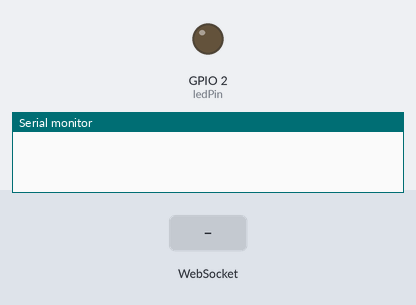
Recording of a sketch running on a simulated ESP32. Parts: output pins drawn as LEDs (lit = HIGH), the last lines printed to the serial monitor. The inputs (shaded band) are chosen by the test bench. WiFi joins after 1.5 s; servers stay silent unless stated.

Above: at 0.1 s.
At 3.2 s:
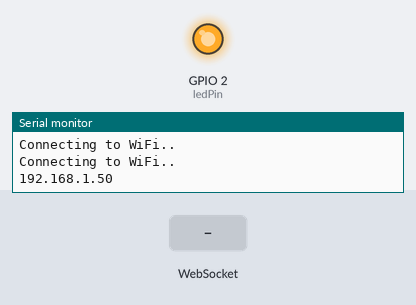
3.3 s: WebSocket text "1" received
4.8 s: WebSocket text "STATE" received
6.3 s: WebSocket text "0" received
Timing chart, 0 to 9.3 s (numbered marks = the images above; inputs shaded):
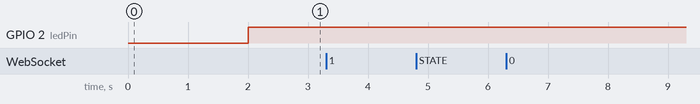

The sketch:

Esp32_Websocket.ino
```cpp
// (licence header left out)
// Board ESPino32

// Import required libraries
#include <WiFi.h>
#include <AsyncTCP.h>
#include <ESPAsyncWebServer.h>

// Replace with your network credentials
const char* ssid = "Your Wifi Name";
const char* password = "wifi pass";

bool ledState = 1;
const int ledPin =  LED_BUILTIN;

// Create AsyncWebServer object on port 80
AsyncWebServer server(80);
AsyncWebSocket ws("/ws");

const char index_html[] PROGMEM = R"rawliteral(
<!DOCTYPE HTML><html>
<head>
  <title>ESP Web Server</title>
  <meta name="viewport" content="width=device-width, initial-scale=1">
  <link rel="icon" href="data:,">
  <style>
  html {
    font-family: Arial, Helvetica, sans-serif;
    text-align: center;
  }
  h1 {
    font-size: 1.8rem;
    color: white;
  }
  h2{
    font-size: 1.5rem;
    font-weight: bold;
    color: #143642;
  }
  .topnav {
    overflow: hidden;
    background-color: #143642;
  }
  body {
    margin: 0;
  }
  .content {
    padding: 30px;
    max-width: 600px;
    margin: 0 auto;
  }
  .card {
    background-color: #F8F7F9;;
    box-shadow: 2px 2px 12px 1px rgba(140,140,140,.5);
    padding-top:10px;
    padding-bottom:20px;
  }
  .button {
    padding: 15px 50px;
    font-size: 24px;
    text-align: center;
    outline: none;
    color: #fff;
    background-color: #0f8b8d;
    border: none;
    border-radius: 5px;
    -webkit-touch-callout: none;
    -webkit-user-select: none;
    -khtml-user-select: none;
    -moz-user-select: none;
    -ms-user-select: none;
    user-select: none;
    -webkit-tap-highlight-color: rgba(0,0,0,0);
   }
   /*.button:hover {background-color: #0f8b8d}*/
   .button:active {
     background-color: #0f8b8d;
     box-shadow: 2 2px #CDCDCD;
     transform: translateY(2px);
   }
   .state {
     font-size: 1.5rem;
     color:#8c8c8c;
     font-weight: bold;
   }
  </style>
<title>ESP Web Server</title>
<meta name="viewport" content="width=device-width, initial-scale=1">
<link rel="icon" href="data:,">
</head>
<body>
  <div class="topnav">
    <h1>ESP WebSocket Server</h1>
  </div>
  <div class="content">
    <div class="card">
      <h2>Output - GPIO 2</h2>
      <p class="state">state: <span id="state">%STATE%</span></p>
      <p><button id="button" class="button">Toggle</button></p>
    </div>
  </div>
<script>
  var gateway = `ws://${window.location.hostname}/ws`;
  var websocket;
  window.addEventListener('load', onLoad);
  function initWebSocket() {
    console.log('Trying to open a WebSocket connection...');
    websocket = new WebSocket(gateway);
    websocket.onopen    = onOpen;
    websocket.onclose   = onClose;
    websocket.onmessage = onMessage; // <-- add this line
  }
  function onOpen(event) {
    console.log('Connection opened');
  }
  function onClose(event) {
    console.log('Connection closed');
    setTimeout(initWebSocket, 2000);
  }
  function onMessage(event) {
    var state;
    if (event.data == "1"){
      state = "ON";
    }
    else{
      state = "OFF";
    }
    document.getElementById('state').innerHTML = state;
  }
  function onLoad(event) {
    initWebSocket();
    initButton();
  }
  function initButton() {
    document.getElementById('button').addEventListener('click', toggle);
  }
  function toggle(){
    websocket.send('toggle\n');
  }
</script>
</body>
</html>
)rawliteral";

void notifyClients() {
  ws.textAll(String(ledState));
}

void handleWebSocketMessage(void *arg, uint8_t *data, size_t len) {
  AwsFrameInfo *info = (AwsFrameInfo*)arg;
  char str2[len];
  memcpy (str2, data, len);
  Serial.printf("DATA:#%s\n", str2);
  if (info->final && info->index == 0 && info->len == len && info->opcode == WS_TEXT) {
    data[len] = 0;
    if (strcmp((char*)data, "toggle\n") == 0) {
      ledState = !ledState;
      notifyClients();
    }
  }
}

void onEvent(AsyncWebSocket *server, AsyncWebSocketClient *client, AwsEventType type,
             void *arg, uint8_t *data, size_t len) {
  switch (type) {
    case WS_EVT_CONNECT:
      Serial.printf("WebSocket client #%u connected from %s\n", client->id(), client->remoteIP().toString().c_str());
      break;
    case WS_EVT_DISCONNECT:
      Serial.printf("WebSocket client #%u disconnected\n", client->id());
      break;
    case WS_EVT_DATA:
      handleWebSocketMessage(arg, data, len);
      break;
    case WS_EVT_PONG:
    case WS_EVT_ERROR:
      break;
  }
}

void initWebSocket() {
  ws.onEvent(onEvent);
  server.addHandler(&ws);
}

String processor(const String& var){
  Serial.println(var);
  if(var == "STATE"){
    if (ledState){
      return "ON";
    }
    else{
      return "OFF";
    }
  }
}

void setup(){
  // Serial port for debugging purposes
  Serial.begin(115200);

  pinMode(ledPin, OUTPUT);
  digitalWrite(ledPin, LOW);

  // Connect to Wi-Fi
  WiFi.begin(ssid, password);
  while (WiFi.status() != WL_CONNECTED) {
    delay(1000);
    Serial.println("Connecting to WiFi..");
  }

  // Print ESP Local IP Address
  Serial.println(WiFi.localIP());

  initWebSocket();

  // Route for root / web page
  server.on("/", HTTP_GET, [](AsyncWebServerRequest *request){
    request->send_P(200, "text/html", index_html, processor);
  });

  // Start server
  server.begin();
}

void loop() {
  ws.cleanupClients();
  digitalWrite(ledPin, ledState);
}
```
